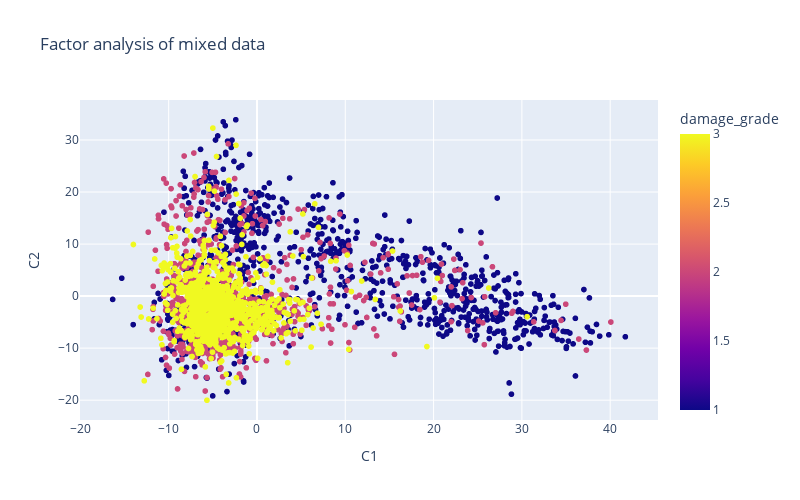

Notebook code cell kept with this figure:
### Markdown cell above
### Plot data in FAMD space

### Code cell
import plotly.express as px

X_train_2d = famd.row_coordinates(X_train_sub)
X_train_2d.columns = ["C1","C2"]
X_train_2d = pd.concat([X_train_2d, y_train_sub], axis=1) 

px.scatter(X_train_2d, x='C1', y='C2', color='damage_grade',
           width=800,height=500, title="Factor analysis of mixed data").show()

### Figure 1 — Plotly figure (JSON) as saved in the notebook; plotly's stock layout.template omitted (floating-point values rounded to 4 significant figures; data arrays with more than 128 entries replaced by an {"elided": "..."} marker saying what was removed)
{"data": [{"hovertemplate": "C1=%{x}<br>C2=%{y}<br>damage_grade=%{marker.color}<extra></extra>", "legendgroup": "", "marker": {"color": {"elided": "3000 int values"}, "coloraxis": "coloraxis", "symbol": "circle"}, "mode": "markers", "name": "", "showlegend": false, "type": "scattergl", "x": {"elided": "3000 float values"}, "xaxis": "x", "y": {"elided": "3000 float values"}, "yaxis": "y"}], "layout": {"coloraxis": {"colorbar": {"title": {"text": "damage_grade"}}, "colorscale": [[0, "#0d0887"], [0.1111, "#46039f"], [0.2222, "#7201a8"], [0.3333, "#9c179e"], [0.4444, "#bd3786"], [0.5556, "#d8576b"], [0.6667, "#ed7953"], [0.7778, "#fb9f3a"], [0.8889, "#fdca26"], [1, "#f0f921"]]}, "height": 500, "legend": {"tracegroupgap": 0}, "title": {"text": "Factor analysis of mixed data"}, "width": 800, "xaxis": {"anchor": "y", "domain": [0, 1], "title": {"text": "C1"}}, "yaxis": {"anchor": "x", "domain": [0, 1], "title": {"text": "C2"}}}}
